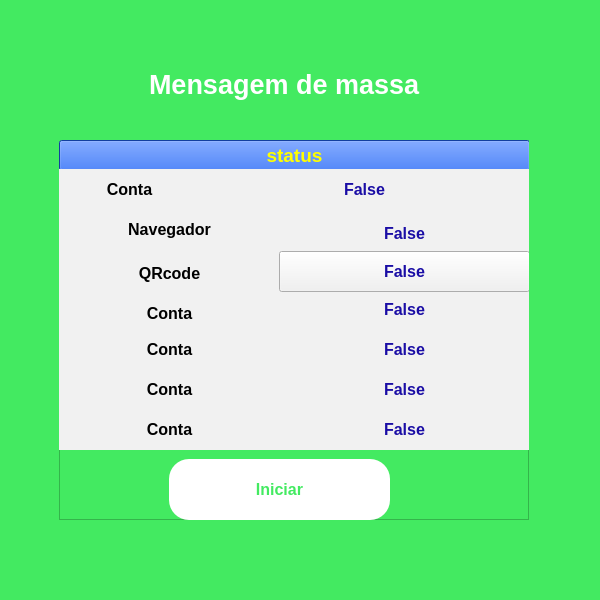
<?xml version="1.0" encoding="UTF-8"?>
<ui version="4.0">
 <class>MainWindow</class>
 <widget class="QMainWindow" name="MainWindow">
  <property name="geometry">
   <rect>
    <x>0</x>
    <y>0</y>
    <width>600</width>
    <height>600</height>
   </rect>
  </property>
  <property name="windowTitle">
   <string>MainWindow</string>
  </property>
  <property name="styleSheet">
   <string notr="true">background-color: rgb(67, 234, 97);</string>
  </property>
  <widget class="QWidget" name="central">
   <layout class="QVBoxLayout" name="verticalLayout_2">
    <item>
     <widget class="QStackedWidget" name="gerenciador_telas">
      <property name="currentIndex">
       <number>1</number>
      </property>
      <widget class="QWidget" name="login">
       <widget class="QLabel" name="label_8">
        <property name="geometry">
         <rect>
          <x>80</x>
          <y>50</y>
          <width>191</width>
          <height>91</height>
         </rect>
        </property>
        <property name="font">
         <font>
          <pointsize>20</pointsize>
          <weight>75</weight>
          <bold>true</bold>
         </font>
        </property>
        <property name="styleSheet">
         <string notr="true">color: rgb(255, 255, 255);</string>
        </property>
        <property name="text">
         <string>Auto Whats</string>
        </property>
       </widget>
       <widget class="QLineEdit" name="usuario">
        <property name="geometry">
         <rect>
          <x>80</x>
          <y>210</y>
          <width>391</width>
          <height>31</height>
         </rect>
        </property>
        <property name="font">
         <font>
          <weight>75</weight>
          <bold>true</bold>
         </font>
        </property>
        <property name="styleSheet">
         <string notr="true">background-color: rgb(255, 255, 255);</string>
        </property>
        <property name="placeholderText">
         <string>  Digite seu usuário aqui</string>
        </property>
       </widget>
       <widget class="QLabel" name="label_6">
        <property name="geometry">
         <rect>
          <x>80</x>
          <y>400</y>
          <width>201</width>
          <height>21</height>
         </rect>
        </property>
        <property name="font">
         <font>
          <pointsize>8</pointsize>
          <weight>75</weight>
          <bold>true</bold>
         </font>
        </property>
        <property name="styleSheet">
         <string notr="true">color: rgb(255, 0, 0);</string>
        </property>
        <property name="text">
         <string/>
        </property>
       </widget>
       <widget class="QLabel" name="label_4">
        <property name="geometry">
         <rect>
          <x>80</x>
          <y>153</y>
          <width>121</width>
          <height>31</height>
         </rect>
        </property>
        <property name="font">
         <font>
          <pointsize>14</pointsize>
          <weight>75</weight>
          <bold>true</bold>
         </font>
        </property>
        <property name="styleSheet">
         <string notr="true">color: rgb(255, 255, 255);</string>
        </property>
        <property name="text">
         <string>Usuário:</string>
        </property>
       </widget>
       <widget class="QLineEdit" name="senha">
        <property name="geometry">
         <rect>
          <x>80</x>
          <y>350</y>
          <width>391</width>
          <height>31</height>
         </rect>
        </property>
        <property name="font">
         <font>
          <weight>75</weight>
          <bold>true</bold>
         </font>
        </property>
        <property name="styleSheet">
         <string notr="true">background-color: rgb(255, 255, 255);</string>
        </property>
        <property name="text">
         <string/>
        </property>
        <property name="echoMode">
         <enum>QLineEdit::Password</enum>
        </property>
        <property name="placeholderText">
         <string>  Digite sua senha aqui</string>
        </property>
       </widget>
       <widget class="QPushButton" name="botao_entrar">
        <property name="geometry">
         <rect>
          <x>80</x>
          <y>450</y>
          <width>141</width>
          <height>51</height>
         </rect>
        </property>
        <property name="font">
         <font>
          <pointsize>12</pointsize>
          <weight>75</weight>
          <bold>true</bold>
         </font>
        </property>
        <property name="layoutDirection">
         <enum>Qt::LeftToRight</enum>
        </property>
        <property name="styleSheet">
         <string notr="true">color: rgb(67, 234, 97);
background-color: rgb(255, 255, 255);
border-radius: 20px;</string>
        </property>
        <property name="text">
         <string>Entrar</string>
        </property>
       </widget>
       <widget class="QLabel" name="label_7">
        <property name="geometry">
         <rect>
          <x>80</x>
          <y>290</y>
          <width>121</width>
          <height>31</height>
         </rect>
        </property>
        <property name="font">
         <font>
          <pointsize>14</pointsize>
          <weight>75</weight>
          <bold>true</bold>
         </font>
        </property>
        <property name="styleSheet">
         <string notr="true">color: rgb(255, 255, 255);</string>
        </property>
        <property name="text">
         <string>Senha:</string>
        </property>
       </widget>
      </widget>
      <widget class="QWidget" name="massa">
       <widget class="QLabel" name="label_9">
        <property name="geometry">
         <rect>
          <x>140</x>
          <y>30</y>
          <width>281</width>
          <height>91</height>
         </rect>
        </property>
        <property name="font">
         <font>
          <pointsize>20</pointsize>
          <weight>75</weight>
          <bold>true</bold>
         </font>
        </property>
        <property name="styleSheet">
         <string notr="true">color: rgb(255, 255, 255);</string>
        </property>
        <property name="text">
         <string>Mensagem de massa</string>
        </property>
       </widget>
       <widget class="QFrame" name="frame">
        <property name="geometry">
         <rect>
          <x>50</x>
          <y>130</y>
          <width>470</width>
          <height>381</height>
         </rect>
        </property>
        <property name="frameShape">
         <enum>QFrame::StyledPanel</enum>
        </property>
        <property name="frameShadow">
         <enum>QFrame::Raised</enum>
        </property>
        <widget class="QWidget" name="verticalLayoutWidget">
         <property name="geometry">
          <rect>
           <x>0</x>
           <y>0</y>
           <width>471</width>
           <height>33</height>
          </rect>
         </property>
         <layout class="QVBoxLayout" name="verticalLayout">
          <item>
           <widget class="QPushButton" name="pushButton">
            <property name="font">
             <font>
              <pointsize>14</pointsize>
              <weight>75</weight>
              <bold>true</bold>
             </font>
            </property>
            <property name="styleSheet">
             <string notr="true">background-color: rgb(27, 88, 221);
color: rgb(255, 255, 0);</string>
            </property>
            <property name="text">
             <string>status</string>
            </property>
           </widget>
          </item>
         </layout>
        </widget>
        <widget class="QWidget" name="verticalLayoutWidget_2">
         <property name="geometry">
          <rect>
           <x>0</x>
           <y>30</y>
           <width>141</width>
           <height>41</height>
          </rect>
         </property>
         <layout class="QVBoxLayout" name="verticalLayout_3">
          <item>
           <widget class="QLabel" name="conta">
            <property name="font">
             <font>
              <pointsize>12</pointsize>
              <weight>75</weight>
              <bold>true</bold>
             </font>
            </property>
            <property name="styleSheet">
             <string notr="true">
background-color: rgb(241, 241, 241);</string>
            </property>
            <property name="text">
             <string>&lt;html&gt;&lt;head/&gt;&lt;body&gt;&lt;p align=&quot;center&quot;&gt;Conta&lt;/p&gt;&lt;/body&gt;&lt;/html&gt;</string>
            </property>
           </widget>
          </item>
         </layout>
        </widget>
        <widget class="QWidget" name="verticalLayoutWidget_3">
         <property name="geometry">
          <rect>
           <x>0</x>
           <y>70</y>
           <width>221</width>
           <height>41</height>
          </rect>
         </property>
         <layout class="QVBoxLayout" name="verticalLayout_4">
          <item>
           <widget class="QLabel" name="navegador">
            <property name="font">
             <font>
              <pointsize>12</pointsize>
              <weight>75</weight>
              <bold>true</bold>
             </font>
            </property>
            <property name="styleSheet">
             <string notr="true">
background-color: rgb(241, 241, 241);</string>
            </property>
            <property name="text">
             <string>&lt;html&gt;&lt;head/&gt;&lt;body&gt;&lt;p align=&quot;center&quot;&gt;Navegador&lt;/p&gt;&lt;/body&gt;&lt;/html&gt;</string>
            </property>
           </widget>
          </item>
         </layout>
        </widget>
        <widget class="QWidget" name="verticalLayoutWidget_4">
         <property name="geometry">
          <rect>
           <x>0</x>
           <y>110</y>
           <width>221</width>
           <height>49</height>
          </rect>
         </property>
         <layout class="QVBoxLayout" name="verticalLayout_5">
          <item>
           <widget class="QLabel" name="label_15">
            <property name="font">
             <font>
              <pointsize>12</pointsize>
              <weight>75</weight>
              <bold>true</bold>
             </font>
            </property>
            <property name="styleSheet">
             <string notr="true">
background-color: rgb(241, 241, 241);</string>
            </property>
            <property name="text">
             <string>&lt;html&gt;&lt;head/&gt;&lt;body&gt;&lt;p align=&quot;center&quot;&gt;QRcode&lt;/p&gt;&lt;/body&gt;&lt;/html&gt;</string>
            </property>
           </widget>
          </item>
         </layout>
        </widget>
        <widget class="QWidget" name="verticalLayoutWidget_5">
         <property name="geometry">
          <rect>
           <x>0</x>
           <y>150</y>
           <width>221</width>
           <height>49</height>
          </rect>
         </property>
         <layout class="QVBoxLayout" name="verticalLayout_6">
          <item>
           <widget class="QLabel" name="label_16">
            <property name="font">
             <font>
              <pointsize>12</pointsize>
              <weight>75</weight>
              <bold>true</bold>
             </font>
            </property>
            <property name="styleSheet">
             <string notr="true">
background-color: rgb(241, 241, 241);</string>
            </property>
            <property name="text">
             <string>&lt;html&gt;&lt;head/&gt;&lt;body&gt;&lt;p align=&quot;center&quot;&gt;Conta&lt;/p&gt;&lt;/body&gt;&lt;/html&gt;</string>
            </property>
           </widget>
          </item>
         </layout>
        </widget>
        <widget class="QWidget" name="verticalLayoutWidget_6">
         <property name="geometry">
          <rect>
           <x>0</x>
           <y>190</y>
           <width>221</width>
           <height>41</height>
          </rect>
         </property>
         <layout class="QVBoxLayout" name="verticalLayout_7">
          <item>
           <widget class="QLabel" name="label_17">
            <property name="font">
             <font>
              <pointsize>12</pointsize>
              <weight>75</weight>
              <bold>true</bold>
             </font>
            </property>
            <property name="styleSheet">
             <string notr="true">
background-color: rgb(241, 241, 241);</string>
            </property>
            <property name="text">
             <string>&lt;html&gt;&lt;head/&gt;&lt;body&gt;&lt;p align=&quot;center&quot;&gt;Conta&lt;/p&gt;&lt;/body&gt;&lt;/html&gt;</string>
            </property>
           </widget>
          </item>
         </layout>
        </widget>
        <widget class="QWidget" name="verticalLayoutWidget_7">
         <property name="geometry">
          <rect>
           <x>0</x>
           <y>230</y>
           <width>221</width>
           <height>41</height>
          </rect>
         </property>
         <layout class="QVBoxLayout" name="verticalLayout_8">
          <item>
           <widget class="QLabel" name="label_18">
            <property name="font">
             <font>
              <pointsize>12</pointsize>
              <weight>75</weight>
              <bold>true</bold>
             </font>
            </property>
            <property name="styleSheet">
             <string notr="true">
background-color: rgb(241, 241, 241);</string>
            </property>
            <property name="text">
             <string>&lt;html&gt;&lt;head/&gt;&lt;body&gt;&lt;p align=&quot;center&quot;&gt;Conta&lt;/p&gt;&lt;/body&gt;&lt;/html&gt;</string>
            </property>
           </widget>
          </item>
         </layout>
        </widget>
        <widget class="QWidget" name="verticalLayoutWidget_8">
         <property name="geometry">
          <rect>
           <x>0</x>
           <y>270</y>
           <width>221</width>
           <height>41</height>
          </rect>
         </property>
         <layout class="QVBoxLayout" name="verticalLayout_9">
          <item>
           <widget class="QLabel" name="label_19">
            <property name="font">
             <font>
              <pointsize>12</pointsize>
              <weight>75</weight>
              <bold>true</bold>
             </font>
            </property>
            <property name="styleSheet">
             <string notr="true">
background-color: rgb(241, 241, 241);</string>
            </property>
            <property name="text">
             <string>&lt;html&gt;&lt;head/&gt;&lt;body&gt;&lt;p align=&quot;center&quot;&gt;Conta&lt;/p&gt;&lt;/body&gt;&lt;/html&gt;</string>
            </property>
           </widget>
          </item>
         </layout>
        </widget>
        <widget class="QWidget" name="verticalLayoutWidget_9">
         <property name="geometry">
          <rect>
           <x>140</x>
           <y>30</y>
           <width>331</width>
           <height>41</height>
          </rect>
         </property>
         <layout class="QVBoxLayout" name="verticalLayout_10">
          <item>
           <widget class="QLabel" name="false_1">
            <property name="font">
             <font>
              <pointsize>12</pointsize>
              <weight>75</weight>
              <bold>true</bold>
             </font>
            </property>
            <property name="styleSheet">
             <string notr="true">background-color: rgb(241, 241, 241);
color: rgb(26, 13, 165);</string>
            </property>
            <property name="text">
             <string>&lt;html&gt;&lt;head/&gt;&lt;body&gt;&lt;p align=&quot;center&quot;&gt;False&lt;/p&gt;&lt;/body&gt;&lt;/html&gt;</string>
            </property>
           </widget>
          </item>
         </layout>
        </widget>
        <widget class="QWidget" name="verticalLayoutWidget_10">
         <property name="geometry">
          <rect>
           <x>220</x>
           <y>70</y>
           <width>251</width>
           <height>50</height>
          </rect>
         </property>
         <layout class="QVBoxLayout" name="verticalLayout_11">
          <item>
           <widget class="QLabel" name="false_2">
            <property name="font">
             <font>
              <pointsize>12</pointsize>
              <weight>75</weight>
              <bold>true</bold>
             </font>
            </property>
            <property name="styleSheet">
             <string notr="true">background-color: rgb(241, 241, 241);
color: rgb(26, 13, 165);</string>
            </property>
            <property name="text">
             <string>&lt;html&gt;&lt;head/&gt;&lt;body&gt;&lt;p align=&quot;center&quot;&gt;False&lt;/p&gt;&lt;/body&gt;&lt;/html&gt;</string>
            </property>
           </widget>
          </item>
         </layout>
        </widget>
        <widget class="QWidget" name="verticalLayoutWidget_12">
         <property name="geometry">
          <rect>
           <x>220</x>
           <y>150</y>
           <width>251</width>
           <height>41</height>
          </rect>
         </property>
         <layout class="QVBoxLayout" name="verticalLayout_13">
          <item>
           <widget class="QLabel" name="label_10">
            <property name="font">
             <font>
              <pointsize>12</pointsize>
              <weight>75</weight>
              <bold>true</bold>
             </font>
            </property>
            <property name="styleSheet">
             <string notr="true">background-color: rgb(241, 241, 241);
color: rgb(26, 13, 165);</string>
            </property>
            <property name="text">
             <string>&lt;html&gt;&lt;head/&gt;&lt;body&gt;&lt;p align=&quot;center&quot;&gt;False&lt;/p&gt;&lt;/body&gt;&lt;/html&gt;</string>
            </property>
           </widget>
          </item>
         </layout>
        </widget>
        <widget class="QWidget" name="verticalLayoutWidget_13">
         <property name="geometry">
          <rect>
           <x>220</x>
           <y>190</y>
           <width>251</width>
           <height>41</height>
          </rect>
         </property>
         <layout class="QVBoxLayout" name="verticalLayout_14">
          <item>
           <widget class="QLabel" name="label_11">
            <property name="font">
             <font>
              <pointsize>12</pointsize>
              <weight>75</weight>
              <bold>true</bold>
             </font>
            </property>
            <property name="styleSheet">
             <string notr="true">background-color: rgb(241, 241, 241);
color: rgb(26, 13, 165);</string>
            </property>
            <property name="text">
             <string>&lt;html&gt;&lt;head/&gt;&lt;body&gt;&lt;p align=&quot;center&quot;&gt;False&lt;/p&gt;&lt;/body&gt;&lt;/html&gt;</string>
            </property>
           </widget>
          </item>
         </layout>
        </widget>
        <widget class="QWidget" name="verticalLayoutWidget_14">
         <property name="geometry">
          <rect>
           <x>220</x>
           <y>230</y>
           <width>251</width>
           <height>41</height>
          </rect>
         </property>
         <layout class="QVBoxLayout" name="verticalLayout_15">
          <item>
           <widget class="QLabel" name="label_12">
            <property name="font">
             <font>
              <pointsize>12</pointsize>
              <weight>75</weight>
              <bold>true</bold>
             </font>
            </property>
            <property name="styleSheet">
             <string notr="true">background-color: rgb(241, 241, 241);
color: rgb(26, 13, 165);</string>
            </property>
            <property name="text">
             <string>&lt;html&gt;&lt;head/&gt;&lt;body&gt;&lt;p align=&quot;center&quot;&gt;False&lt;/p&gt;&lt;/body&gt;&lt;/html&gt;</string>
            </property>
           </widget>
          </item>
         </layout>
        </widget>
        <widget class="QWidget" name="verticalLayoutWidget_15">
         <property name="geometry">
          <rect>
           <x>220</x>
           <y>270</y>
           <width>251</width>
           <height>41</height>
          </rect>
         </property>
         <layout class="QVBoxLayout" name="verticalLayout_16">
          <item>
           <widget class="QLabel" name="label_13">
            <property name="font">
             <font>
              <pointsize>12</pointsize>
              <weight>75</weight>
              <bold>true</bold>
             </font>
            </property>
            <property name="styleSheet">
             <string notr="true">background-color: rgb(241, 241, 241);
color: rgb(26, 13, 165);</string>
            </property>
            <property name="text">
             <string>&lt;html&gt;&lt;head/&gt;&lt;body&gt;&lt;p align=&quot;center&quot;&gt;False&lt;/p&gt;&lt;/body&gt;&lt;/html&gt;</string>
            </property>
           </widget>
          </item>
         </layout>
        </widget>
        <widget class="QPushButton" name="botao_iniciar">
         <property name="geometry">
          <rect>
           <x>110</x>
           <y>320</y>
           <width>221</width>
           <height>61</height>
          </rect>
         </property>
         <property name="font">
          <font>
           <pointsize>12</pointsize>
           <weight>75</weight>
           <bold>true</bold>
          </font>
         </property>
         <property name="layoutDirection">
          <enum>Qt::LeftToRight</enum>
         </property>
         <property name="styleSheet">
          <string notr="true">color: rgb(67, 234, 97);
background-color: rgb(255, 255, 255);
border-radius: 20px;</string>
         </property>
         <property name="text">
          <string>Iniciar</string>
         </property>
        </widget>
        <widget class="QPushButton" name="botao_QRcode">
         <property name="geometry">
          <rect>
           <x>220</x>
           <y>112</y>
           <width>251</width>
           <height>41</height>
          </rect>
         </property>
         <property name="font">
          <font>
           <pointsize>12</pointsize>
           <weight>75</weight>
           <bold>true</bold>
          </font>
         </property>
         <property name="styleSheet">
          <string notr="true">background-color: rgb(241, 241, 241);
color: rgb(26, 13, 165);</string>
         </property>
         <property name="text">
          <string>False</string>
         </property>
        </widget>
       </widget>
      </widget>
     </widget>
    </item>
   </layout>
  </widget>
 </widget>
 <resources/>
 <connections/>
</ui>
